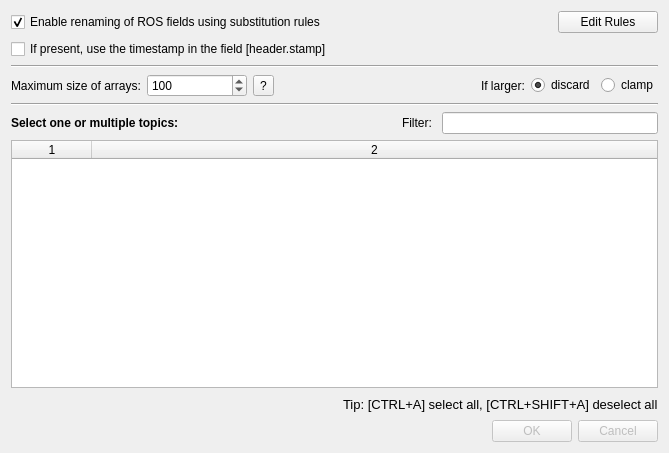
<?xml version="1.0" encoding="UTF-8"?>
<ui version="4.0">
 <class>dialogSelectMongoDBCollections</class>
 <widget class="QDialog" name="dialogSelectMongoDBCollections">
  <property name="geometry">
   <rect>
    <x>0</x>
    <y>0</y>
    <width>669</width>
    <height>453</height>
   </rect>
  </property>
  <property name="windowTitle">
   <string>Select ROS messages</string>
  </property>
  <layout class="QVBoxLayout" name="verticalLayout">
   <item>
    <layout class="QHBoxLayout" name="horizontalLayout">
     <item>
      <widget class="QCheckBox" name="checkBoxEnableRules">
       <property name="focusPolicy">
        <enum>Qt::NoFocus</enum>
       </property>
       <property name="text">
        <string>Enable renaming of ROS fields using substitution rules</string>
       </property>
       <property name="checked">
        <bool>true</bool>
       </property>
      </widget>
     </item>
     <item>
      <widget class="QPushButton" name="pushButtonEditRules">
       <property name="maximumSize">
        <size>
         <width>100</width>
         <height>16777215</height>
        </size>
       </property>
       <property name="focusPolicy">
        <enum>Qt::NoFocus</enum>
       </property>
       <property name="text">
        <string>Edit Rules</string>
       </property>
      </widget>
     </item>
    </layout>
   </item>
   <item>
    <widget class="QCheckBox" name="checkBoxTimestamp">
     <property name="text">
      <string>If present, use the timestamp in the field [header.stamp]</string>
     </property>
    </widget>
   </item>
   <item>
    <widget class="Line" name="line_2">
     <property name="orientation">
      <enum>Qt::Horizontal</enum>
     </property>
    </widget>
   </item>
   <item>
    <layout class="QHBoxLayout" name="horizontalLayout_2" stretch="0,1,0,0,0,0,0">
     <item>
      <widget class="QLabel" name="label">
       <property name="text">
        <string>Maximum size of arrays:</string>
       </property>
      </widget>
     </item>
     <item>
      <widget class="QSpinBox" name="spinBoxArraySize">
       <property name="maximumSize">
        <size>
         <width>100</width>
         <height>16777215</height>
        </size>
       </property>
       <property name="toolTip">
        <string>MAX size of an array</string>
       </property>
       <property name="whatsThis">
        <string>&lt;html&gt;&lt;head/&gt;&lt;body&gt;&lt;p&gt;It any field of a message contains a vector which size is larger than this number, the entire vector will we skipped.&lt;/p&gt;&lt;p&gt;&lt;br/&gt;&lt;/p&gt;&lt;/body&gt;&lt;/html&gt;</string>
       </property>
       <property name="minimum">
        <number>10</number>
       </property>
       <property name="maximum">
        <number>10000</number>
       </property>
       <property name="value">
        <number>100</number>
       </property>
      </widget>
     </item>
     <item>
      <widget class="QToolButton" name="maximumSizeHelp">
       <property name="focusPolicy">
        <enum>Qt::NoFocus</enum>
       </property>
       <property name="text">
        <string>?</string>
       </property>
      </widget>
     </item>
     <item>
      <spacer name="horizontalSpacer">
       <property name="orientation">
        <enum>Qt::Horizontal</enum>
       </property>
       <property name="sizeHint" stdset="0">
        <size>
         <width>40</width>
         <height>20</height>
        </size>
       </property>
      </spacer>
     </item>
     <item>
      <widget class="QLabel" name="labelBigNumber">
       <property name="styleSheet">
        <string notr="true"/>
       </property>
       <property name="text">
        <string>If larger:</string>
       </property>
      </widget>
     </item>
     <item>
      <widget class="QRadioButton" name="radioMaxDiscard">
       <property name="focusPolicy">
        <enum>Qt::NoFocus</enum>
       </property>
       <property name="toolTip">
        <string>If the size of an array exceeds MAX, discard the entire array.</string>
       </property>
       <property name="text">
        <string>discard</string>
       </property>
       <property name="checked">
        <bool>true</bool>
       </property>
      </widget>
     </item>
     <item>
      <widget class="QRadioButton" name="radioMaxClamp">
       <property name="focusPolicy">
        <enum>Qt::NoFocus</enum>
       </property>
       <property name="toolTip">
        <string>If the size of an array exceeds MAX, keep only the kist MAX elements.</string>
       </property>
       <property name="text">
        <string>clamp</string>
       </property>
      </widget>
     </item>
    </layout>
   </item>
   <item>
    <widget class="Line" name="line">
     <property name="orientation">
      <enum>Qt::Horizontal</enum>
     </property>
    </widget>
   </item>
   <item>
    <layout class="QHBoxLayout" name="horizontalLayout_5">
     <item>
      <widget class="QLabel" name="label_2">
       <property name="font">
        <font>
         <weight>75</weight>
         <bold>true</bold>
        </font>
       </property>
       <property name="text">
        <string>Select one or multiple topics:</string>
       </property>
      </widget>
     </item>
     <item>
      <spacer name="horizontalSpacer_3">
       <property name="orientation">
        <enum>Qt::Horizontal</enum>
       </property>
       <property name="sizeHint" stdset="0">
        <size>
         <width>40</width>
         <height>20</height>
        </size>
       </property>
      </spacer>
     </item>
     <item>
      <widget class="QLabel" name="label_4">
       <property name="text">
        <string>Filter: </string>
       </property>
      </widget>
     </item>
     <item>
      <widget class="QLineEdit" name="lineEditFilter">
       <property name="maximumSize">
        <size>
         <width>300</width>
         <height>16777215</height>
        </size>
       </property>
       <property name="clearButtonEnabled">
        <bool>true</bool>
       </property>
      </widget>
     </item>
    </layout>
   </item>
   <item>
    <widget class="QTableWidget" name="listMongoDBCollections">
     <property name="sizePolicy">
      <sizepolicy hsizetype="Minimum" vsizetype="Expanding">
       <horstretch>0</horstretch>
       <verstretch>0</verstretch>
      </sizepolicy>
     </property>
     <property name="sizeAdjustPolicy">
      <enum>QAbstractScrollArea::AdjustIgnored</enum>
     </property>
     <property name="editTriggers">
      <set>QAbstractItemView::NoEditTriggers</set>
     </property>
     <property name="showDropIndicator" stdset="0">
      <bool>false</bool>
     </property>
     <property name="dragDropOverwriteMode">
      <bool>false</bool>
     </property>
     <property name="selectionMode">
      <enum>QAbstractItemView::MultiSelection</enum>
     </property>
     <property name="selectionBehavior">
      <enum>QAbstractItemView::SelectRows</enum>
     </property>
     <property name="textElideMode">
      <enum>Qt::ElideRight</enum>
     </property>
     <property name="sortingEnabled">
      <bool>true</bool>
     </property>
     <property name="columnCount">
      <number>2</number>
     </property>
     <attribute name="horizontalHeaderDefaultSectionSize">
      <number>80</number>
     </attribute>
     <attribute name="horizontalHeaderShowSortIndicator" stdset="0">
      <bool>true</bool>
     </attribute>
     <attribute name="horizontalHeaderStretchLastSection">
      <bool>true</bool>
     </attribute>
     <attribute name="verticalHeaderDefaultSectionSize">
      <number>21</number>
     </attribute>
     <attribute name="verticalHeaderMinimumSectionSize">
      <number>18</number>
     </attribute>
     <column/>
     <column/>
    </widget>
   </item>
   <item>
    <layout class="QHBoxLayout" name="horizontalLayout_4">
     <item>
      <spacer name="horizontalSpacer_2">
       <property name="orientation">
        <enum>Qt::Horizontal</enum>
       </property>
       <property name="sizeHint" stdset="0">
        <size>
         <width>40</width>
         <height>20</height>
        </size>
       </property>
      </spacer>
     </item>
     <item>
      <widget class="QLabel" name="label_3">
       <property name="font">
        <font>
         <pointsize>10</pointsize>
        </font>
       </property>
       <property name="text">
        <string>Tip: [CTRL+A] select all, [CTRL+SHIFT+A] deselect all</string>
       </property>
      </widget>
     </item>
    </layout>
   </item>
   <item>
    <widget class="QDialogButtonBox" name="buttonBox">
     <property name="enabled">
      <bool>false</bool>
     </property>
     <property name="orientation">
      <enum>Qt::Horizontal</enum>
     </property>
     <property name="standardButtons">
      <set>QDialogButtonBox::Cancel|QDialogButtonBox::Ok</set>
     </property>
    </widget>
   </item>
  </layout>
 </widget>
 <resources/>
 <connections>
  <connection>
   <sender>buttonBox</sender>
   <signal>accepted()</signal>
   <receiver>dialogSelectMongoDBCollections</receiver>
   <slot>accept()</slot>
   <hints>
    <hint type="sourcelabel">
     <x>248</x>
     <y>254</y>
    </hint>
    <hint type="destinationlabel">
     <x>157</x>
     <y>274</y>
    </hint>
   </hints>
  </connection>
  <connection>
   <sender>buttonBox</sender>
   <signal>rejected()</signal>
   <receiver>dialogSelectMongoDBCollections</receiver>
   <slot>reject()</slot>
   <hints>
    <hint type="sourcelabel">
     <x>316</x>
     <y>260</y>
    </hint>
    <hint type="destinationlabel">
     <x>286</x>
     <y>274</y>
    </hint>
   </hints>
  </connection>
 </connections>
</ui>
